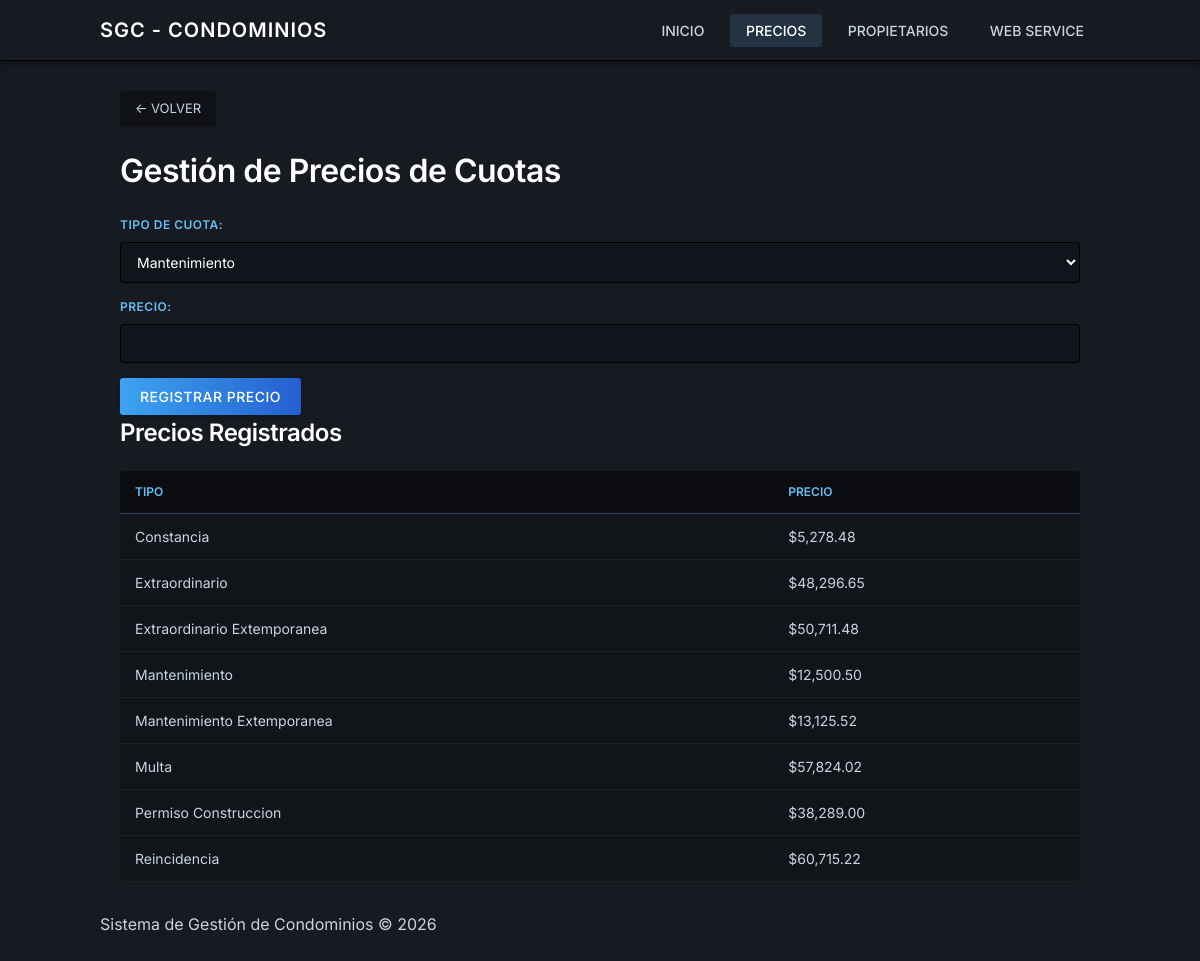
/agregar_precios.php, run on the app's committed database.
### tables this page shows
CREATE TABLE `cuotas` (
  `ID_Cuota` int(11) NOT NULL AUTO_INCREMENT,
  `Tipo_Cuota` varchar(45) DEFAULT NULL,
  `Precio` decimal(12,2) DEFAULT NULL,
  PRIMARY KEY (`ID_Cuota`)
);

### agregar_precios.php (the view, shortened to what this page needs)
<?php
require 'includes/conexion.php';
$cuotas = $pdo->query("SELECT * FROM Cuotas ORDER BY Tipo_Cuota")->fetchAll();
?>
<?php require 'includes/header.php'; ?>
<div class="container">
    <a href="index.php" class="back-btn">← Volver</a>
    <h1>Gestión de Precios de Cuotas</h1>
    <form method="post">
        <div class="form-group">
            <label>Tipo de Cuota:</label>
            <select name="tipo" required>
                <option value="Mantenimiento">Mantenimiento</option>
            </select>
        </div>
        <div class="form-group">
            <label>Precio:</label>
            <input type="number" step="0.01" name="precio" required>
        </div>
        <button type="submit" class="btn">Registrar Precio</button>
    </form>
    <h2>Precios Registrados</h2>
    <table class="precios-table">
        <thead>
            <tr>
                <th>Tipo</th>
                <th>Precio</th>
            </tr>
        </thead>
        <tbody>
            <?php foreach ($cuotas as $cuota): ?>
            <tr>
                <td><?= htmlspecialchars($cuota['Tipo_Cuota']) ?></td>
                <td>$<?= number_format($cuota['Precio'], 2) ?></td>
            </tr>
            <?php endforeach; ?>
        </tbody>
    </table>
</div>
<?php require 'includes/footer.php'; ?>

### includes/header.php (shortened to what this page needs)
<?php
$pagina_actual = basename($_SERVER['PHP_SELF']);
?>
<!DOCTYPE html>
<html lang="es">
<head>
</head>
<body>
    <header class="header">
        <div class="nav">
            <h1>SGC - Condominios</h1>
            <div class="nav-links">
    <a href="index.php" class="<?= $pagina_actual == 'index.php' ? 'active' : '' ?>">Inicio</a>
    <a href="agregar_precios.php" class="<?= $pagina_actual == 'agregar_precios.php' ? 'active' : '' ?>">Precios</a>
    <a href="registrar_propietario.php" class="<?= $pagina_actual == 'registrar_propietario.php' ? 'active' : '' ?>">Propietarios</a>
    <a href="cliente_ws.php" class="<?= $pagina_actual == 'cliente_ws.php' ? 'active' : '' ?>">Web Service</a>
</div>
        </div>
    </header>
    <main class="container">

### includes/footer.php (shortened to what this page needs)
    <footer>
        <p>Sistema de Gestión de Condominios &copy; <?= date('Y') ?></p>
    </footer>
</body>
</html>

### includes/header.php (style rules this page uses)
:root { --bg-app: #171a21; --bg-panel: #1b2838; --bg-panel-gradient: linear-gradient(135deg, #1b2838 0%, #2a475e 100%); --text-main: #c7d5e0; --text-light: #ffffff; --brand-blue: #66c0f4; --border-color: #2a475e; --input-bg: #10141b; }
body { background-color: var(--bg-app); color: var(--text-main); font-family: 'Inter', -apple-system, BlinkMacSystemFont, "Segoe UI", Roboto, sans-serif; margin: 0; padding: 0; line-height: 1.5; }
h1, h2, h3 { color: var(--text-light); font-weight: 600; margin-top: 0; letter-spacing: -0.5px; }
a { color: var(--text-light); text-decoration: none; transition: color 0.2s; }
.header { background-color: #171a21; border-bottom: 1px solid #000000; box-shadow: 0 2px 6px rgba(0,0,0,0.5); padding: 15px 0; position: sticky; top: 0; z-index: 1000; }
.nav { display: flex; justify-content: space-between; align-items: center; max-width: 1000px; margin: auto; padding: 0 20px; }
.nav h1 { font-size: 20px; margin: 0; color: var(--text-light); text-transform: uppercase; letter-spacing: 1px; }
.nav-links a { color: var(--text-main); font-size: 14px; font-weight: 500; padding: 8px 16px; margin-left: 5px; border-radius: 3px; text-transform: uppercase; transition: all 0.2s; }
.nav-links a:hover, .nav-links a.active { color: var(--text-light); background-color: rgba(102, 192, 244, 0.15); }
.container { max-width: 1000px; margin: 30px auto; padding: 0 20px; }
.form-group { margin-bottom: 15px; }
label { display: block; color: var(--brand-blue); font-size: 12px; text-transform: uppercase; margin-bottom: 8px; font-weight: 600; letter-spacing: 0.5px; }
select, input[type="text"], input[type="number"], input[type="date"], textarea { background-color: var(--input-bg); border: 1px solid #000; color: var(--text-light); font-family: inherit; font-size: 14px; padding: 10px 12px; width: 100%; border-radius: 3px; outline: none; transition: border-color 0.2s, box-shadow 0.2s; box-sizing: border-box; }
button, .btn { background: linear-gradient(to right, #47bfff 5%, #1a44c2 60%); background-position: 25%; background-size: 330% 100%; border: none; border-radius: 3px; color: white; font-family: inherit; font-size: 14px; font-weight: 500; padding: 10px 20px; cursor: pointer; transition: all 0.3s ease; display: inline-block; text-align: center; box-shadow: 0 2px 5px rgba(0,0,0,0.2); text-transform: uppercase; letter-spacing: 0.5px; }
.back-btn { font-size: 13px; margin-bottom: 20px; display: inline-block; color: var(--text-main); background: rgba(0,0,0,0.3); padding: 8px 15px; border-radius: 3px; text-transform: uppercase; }
table { width: 100%; border-collapse: collapse; margin-top: 15px; background-color: rgba(0,0,0,0.25); border-radius: 4px; overflow: hidden; }
th { background-color: rgba(0,0,0,0.4); color: var(--brand-blue); font-size: 12px; font-weight: 600; text-transform: uppercase; padding: 12px 15px; text-align: left; border-bottom: 1px solid var(--border-color); }
td { padding: 12px 15px; border-bottom: 1px solid rgba(255,255,255,0.05); font-size: 14px; color: var(--text-main); }

### data on the page
cuotas: Tipo_Cuota "Constancia", Precio "5,278.48"
cuotas: Tipo_Cuota "Extraordinario", Precio "48,296.65"
cuotas: Tipo_Cuota "Extraordinario Extemporanea", Precio "50,711.48"
cuotas: Tipo_Cuota "Mantenimiento", Precio "12,500.50"
cuotas: Tipo_Cuota "Mantenimiento Extemporanea", Precio "13,125.52"
cuotas: Tipo_Cuota "Multa", Precio "57,824.02"
cuotas: Tipo_Cuota "Permiso Construccion", Precio "38,289.00"
cuotas: Tipo_Cuota "Reincidencia", Precio "60,715.22"
